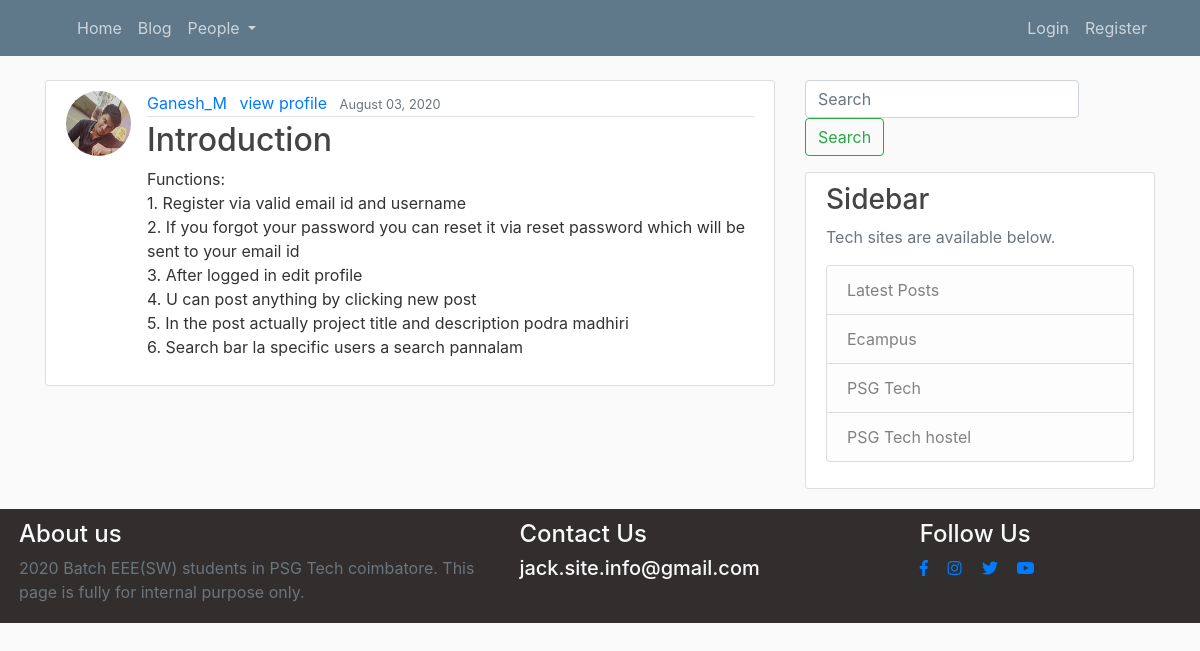
Screenshot of /blog/ with the database file from the repository.
### blog/models.py (models this page shows, shortened)
class Post(models.Model):
    title = models.CharField(max_length=100)
    content = models.TextField()
    date_posted = models.DateTimeField(default=timezone.now)
    author = models.ForeignKey(User, on_delete=models.CASCADE)

### users/models.py (models this page shows, shortened)
class Profile(models.Model):
    user = models.OneToOneField(User, on_delete=models.CASCADE)
    image = models.ImageField(default='default.jpg', upload_to='profile_pics')
    skillsets = models.CharField(max_length=100, default="No skill sets assigned")
    tools_known = models.CharField(max_length=150, default="No tools are assigned")
    computer_languages_known = models.CharField(max_length=100, default="Languages are not assigned")
    department = models.CharField(max_length=30, default='EEE' )
    working_at = models.CharField(max_length=30, default="Not updated yet")
    batch = models.PositiveIntegerField(default=2020)
    contact_email = models.EmailField(default='notset@gmail.com')

### blog/views.py (the view)
# urls.py: path('blog/', PostListView.as_view(), name='blog-home'),
class PostListView(ListView):
    model = Post
    template_name = 'blog/home.html'  # <app>/<model>_<viewtype>.html
    context_object_name = 'posts'
    ordering = ['-date_posted']
    paginate_by = 5

### blog/templates/blog/home.html (shortened to what this page needs)
{% extends "blog/base.html" %}
{% block content %}
    {% for post in posts %}
        <article class="media content-section">
          <img class="rounded-circle article-img" src="{{ post.author.profile.image.url }}">
          <div class="media-body">
            <div class="article-metadata">
              <a class="mr-2" href="{% url 'user-posts' post.author.username %}">{{ post.author }}</a>
              <a href="{% url 'user-profile' post.author.username %}">view profile</a>
              <small class="text-muted pl-2">{{ post.date_posted|date:"F d, Y" }}</small>
            </div>
            <h2><a class="article-title" href="{% url 'post-detail' post.id %}">{{ post.title }}</a></h2>
            <p class="article-content">{{ post.content }}</p>
          </div>
        </article>
    {% endfor %}
{% endblock content %}

### blog/static/blog/main.css (style rules this page uses)
body { background: #fafafa; color: #333333; margin-top: 5rem; }
h1, h2, h3, h4, h5, h6 { color: #444444; }
.content-section { background: #ffffff; padding: 10px 20px; border: 1px solid #dddddd; border-radius: 3px; margin-bottom: 20px; }
.article-title { color: #444444; }
.article-content { white-space: pre-line; }
.article-img { height: 65px; width: 65px; margin-right: 16px; }
.article-metadata { padding-bottom: 1px; margin-bottom: 4px; border-bottom: 1px solid #e3e3e3 }

### rows the page displays
Post: author.profile.image (picture), author "Ganesh_M", date_posted "August 03, 2020", title "Introduction", content "Functions: 1. Register via valid email id and username 2. If you forgot your password you can reset it via reset password which will be sent to your email id 3. After logged in edit profile 4. U can post anything by clicking new post 5. In the post actually project title and description podra madhiri 6. Search bar la specific users a search pannalam"
